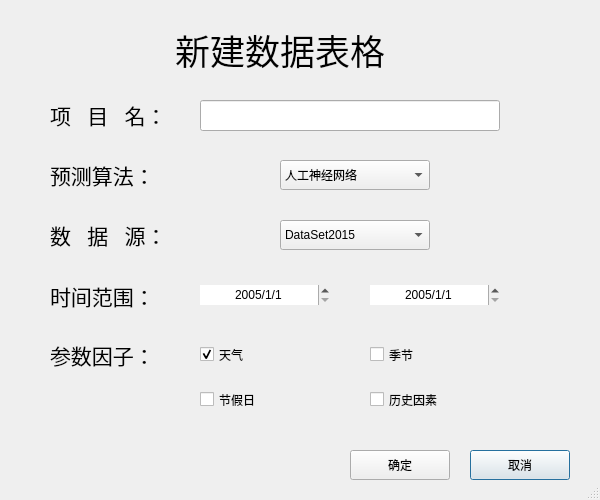
<?xml version="1.0" encoding="UTF-8"?>
<ui version="4.0">
 <class>Dialog_ChooseFile</class>
 <widget class="QDialog" name="Dialog_ChooseFile">
  <property name="enabled">
   <bool>true</bool>
  </property>
  <property name="geometry">
   <rect>
    <x>0</x>
    <y>0</y>
    <width>600</width>
    <height>500</height>
   </rect>
  </property>
  <property name="sizePolicy">
   <sizepolicy hsizetype="Preferred" vsizetype="Preferred">
    <horstretch>0</horstretch>
    <verstretch>0</verstretch>
   </sizepolicy>
  </property>
  <property name="minimumSize">
   <size>
    <width>600</width>
    <height>500</height>
   </size>
  </property>
  <property name="maximumSize">
   <size>
    <width>600</width>
    <height>500</height>
   </size>
  </property>
  <property name="windowTitle">
   <string>新建</string>
  </property>
  <property name="windowIcon">
   <iconset>
    <normaloff>New.jpg</normaloff>New.jpg</iconset>
  </property>
  <property name="sizeGripEnabled">
   <bool>true</bool>
  </property>
  <widget class="QPushButton" name="Button_close">
   <property name="geometry">
    <rect>
     <x>470</x>
     <y>450</y>
     <width>100</width>
     <height>30</height>
    </rect>
   </property>
   <property name="text">
    <string>取消</string>
   </property>
  </widget>
  <widget class="QLabel" name="label_ProjectName">
   <property name="geometry">
    <rect>
     <x>50</x>
     <y>100</y>
     <width>121</width>
     <height>30</height>
    </rect>
   </property>
   <property name="font">
    <font>
     <family>Agency FB</family>
     <pointsize>16</pointsize>
    </font>
   </property>
   <property name="text">
    <string>项   目   名：</string>
   </property>
  </widget>
  <widget class="QLabel" name="label_Title">
   <property name="geometry">
    <rect>
     <x>175</x>
     <y>30</y>
     <width>261</width>
     <height>40</height>
    </rect>
   </property>
   <property name="font">
    <font>
     <family>Agency FB</family>
     <pointsize>26</pointsize>
    </font>
   </property>
   <property name="text">
    <string>新建数据表格</string>
   </property>
  </widget>
  <widget class="QLineEdit" name="lineEdit_ProjectName">
   <property name="geometry">
    <rect>
     <x>200</x>
     <y>100</y>
     <width>300</width>
     <height>31</height>
    </rect>
   </property>
  </widget>
  <widget class="QLabel" name="label_Forecasting">
   <property name="geometry">
    <rect>
     <x>50</x>
     <y>160</y>
     <width>121</width>
     <height>30</height>
    </rect>
   </property>
   <property name="font">
    <font>
     <family>Agency FB</family>
     <pointsize>16</pointsize>
    </font>
   </property>
   <property name="text">
    <string>预测算法：</string>
   </property>
  </widget>
  <widget class="QComboBox" name="comboBox_Forecasting">
   <property name="geometry">
    <rect>
     <x>280</x>
     <y>160</y>
     <width>150</width>
     <height>30</height>
    </rect>
   </property>
   <item>
    <property name="text">
     <string>人工神经网络</string>
    </property>
   </item>
   <item>
    <property name="text">
     <string>SVM</string>
    </property>
   </item>
   <item>
    <property name="text">
     <string>日日拓扑</string>
    </property>
   </item>
  </widget>
  <widget class="QLabel" name="label_DataSource">
   <property name="geometry">
    <rect>
     <x>50</x>
     <y>220</y>
     <width>131</width>
     <height>30</height>
    </rect>
   </property>
   <property name="font">
    <font>
     <family>Agency FB</family>
     <pointsize>16</pointsize>
    </font>
   </property>
   <property name="text">
    <string>数   据   源：</string>
   </property>
  </widget>
  <widget class="QDateTimeEdit" name="dateTimeEdit_Start">
   <property name="geometry">
    <rect>
     <x>200</x>
     <y>285</y>
     <width>130</width>
     <height>20</height>
    </rect>
   </property>
   <property name="frame">
    <bool>false</bool>
   </property>
   <property name="alignment">
    <set>Qt::AlignCenter</set>
   </property>
   <property name="dateTime">
    <datetime>
     <hour>0</hour>
     <minute>0</minute>
     <second>0</second>
     <year>2005</year>
     <month>1</month>
     <day>1</day>
    </datetime>
   </property>
   <property name="date">
    <date>
     <year>2005</year>
     <month>1</month>
     <day>1</day>
    </date>
   </property>
   <property name="time">
    <time>
     <hour>0</hour>
     <minute>0</minute>
     <second>0</second>
    </time>
   </property>
   <property name="minimumDateTime">
    <datetime>
     <hour>0</hour>
     <minute>0</minute>
     <second>0</second>
     <year>2005</year>
     <month>1</month>
     <day>1</day>
    </datetime>
   </property>
   <property name="maximumDate">
    <date>
     <year>2007</year>
     <month>12</month>
     <day>31</day>
    </date>
   </property>
   <property name="minimumDate">
    <date>
     <year>2005</year>
     <month>1</month>
     <day>1</day>
    </date>
   </property>
   <property name="maximumTime">
    <time>
     <hour>23</hour>
     <minute>59</minute>
     <second>59</second>
    </time>
   </property>
   <property name="displayFormat">
    <string>yyyy/M/d</string>
   </property>
  </widget>
  <widget class="QLabel" name="label_TimeRange">
   <property name="geometry">
    <rect>
     <x>50</x>
     <y>280</y>
     <width>131</width>
     <height>31</height>
    </rect>
   </property>
   <property name="font">
    <font>
     <family>Agency FB</family>
     <pointsize>16</pointsize>
    </font>
   </property>
   <property name="text">
    <string>时间范围：</string>
   </property>
  </widget>
  <widget class="QDateTimeEdit" name="dateTimeEdit_End">
   <property name="geometry">
    <rect>
     <x>370</x>
     <y>285</y>
     <width>130</width>
     <height>20</height>
    </rect>
   </property>
   <property name="frame">
    <bool>false</bool>
   </property>
   <property name="alignment">
    <set>Qt::AlignCenter</set>
   </property>
   <property name="dateTime">
    <datetime>
     <hour>0</hour>
     <minute>0</minute>
     <second>0</second>
     <year>2005</year>
     <month>1</month>
     <day>1</day>
    </datetime>
   </property>
   <property name="date">
    <date>
     <year>2005</year>
     <month>1</month>
     <day>1</day>
    </date>
   </property>
   <property name="minimumDateTime">
    <datetime>
     <hour>0</hour>
     <minute>0</minute>
     <second>0</second>
     <year>2005</year>
     <month>1</month>
     <day>1</day>
    </datetime>
   </property>
   <property name="maximumDate">
    <date>
     <year>2007</year>
     <month>12</month>
     <day>31</day>
    </date>
   </property>
   <property name="minimumDate">
    <date>
     <year>2005</year>
     <month>1</month>
     <day>1</day>
    </date>
   </property>
   <property name="displayFormat">
    <string>yyyy/M/d</string>
   </property>
  </widget>
  <widget class="QLabel" name="label_Paramter">
   <property name="geometry">
    <rect>
     <x>50</x>
     <y>340</y>
     <width>131</width>
     <height>30</height>
    </rect>
   </property>
   <property name="font">
    <font>
     <family>Agency FB</family>
     <pointsize>16</pointsize>
    </font>
   </property>
   <property name="text">
    <string>参数因子：</string>
   </property>
  </widget>
  <widget class="QCheckBox" name="checkBox_Weather">
   <property name="geometry">
    <rect>
     <x>200</x>
     <y>345</y>
     <width>91</width>
     <height>19</height>
    </rect>
   </property>
   <property name="text">
    <string>天气</string>
   </property>
   <property name="checked">
    <bool>true</bool>
   </property>
  </widget>
  <widget class="QCheckBox" name="checkBox_Holiday">
   <property name="geometry">
    <rect>
     <x>200</x>
     <y>390</y>
     <width>91</width>
     <height>19</height>
    </rect>
   </property>
   <property name="text">
    <string>节假日</string>
   </property>
  </widget>
  <widget class="QCheckBox" name="checkBox_Season">
   <property name="geometry">
    <rect>
     <x>370</x>
     <y>345</y>
     <width>91</width>
     <height>19</height>
    </rect>
   </property>
   <property name="text">
    <string>季节</string>
   </property>
  </widget>
  <widget class="QCheckBox" name="checkBox_History">
   <property name="geometry">
    <rect>
     <x>370</x>
     <y>390</y>
     <width>91</width>
     <height>19</height>
    </rect>
   </property>
   <property name="text">
    <string>历史因素</string>
   </property>
  </widget>
  <widget class="QComboBox" name="comboBox_dateset">
   <property name="geometry">
    <rect>
     <x>280</x>
     <y>220</y>
     <width>150</width>
     <height>30</height>
    </rect>
   </property>
   <item>
    <property name="text">
     <string>DataSet2015</string>
    </property>
   </item>
   <item>
    <property name="text">
     <string>DataSet2016</string>
    </property>
   </item>
   <item>
    <property name="text">
     <string>DataSet2017</string>
    </property>
   </item>
  </widget>
  <widget class="QPushButton" name="Button_ok">
   <property name="geometry">
    <rect>
     <x>350</x>
     <y>450</y>
     <width>100</width>
     <height>30</height>
    </rect>
   </property>
   <property name="text">
    <string>确定</string>
   </property>
  </widget>
 </widget>
 <resources/>
 <connections>
  <connection>
   <sender>Button_close</sender>
   <signal>clicked()</signal>
   <receiver>Dialog_ChooseFile</receiver>
   <slot>close()</slot>
   <hints>
    <hint type="sourcelabel">
     <x>510</x>
     <y>457</y>
    </hint>
    <hint type="destinationlabel">
     <x>514</x>
     <y>412</y>
    </hint>
   </hints>
  </connection>
 </connections>
</ui>
